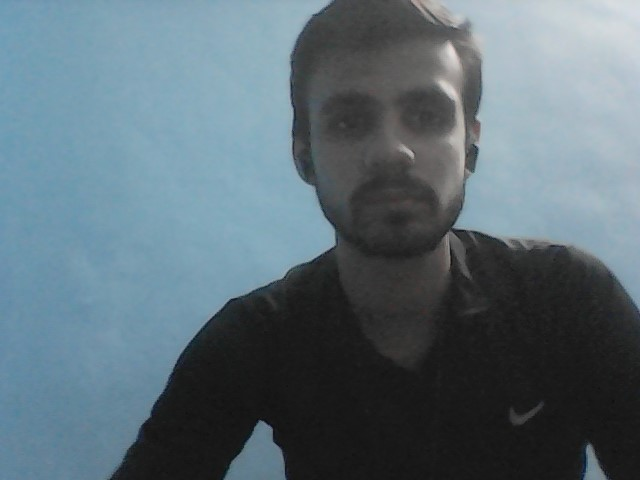
#> input picture Employee.jpg, 640 x 480 px
$ python -i host.py   (imports and definitions only)
#> lines starting #> are read from the running program, lines starting #| are printed output that depends on the picture; after the words box and inside, x2 and y2 are one past the last pixel; in counts of white or black regions, pixels touching at a corner belong together
#> further down, picture is the input picture: shape (480, 640, 3); mean B, G, R 118.5, 109.6, 92.6
import cv2
import streamlit as st
import datetime

# Load the cascade classifier for face detection
face_cascade = cv2.CascadeClassifier('haarcascade_frontalface_default.xml')

# [1 line not run here, left out]

def recognize_faces(image):
    gray = cv2.cvtColor(image, cv2.COLOR_BGR2GRAY)
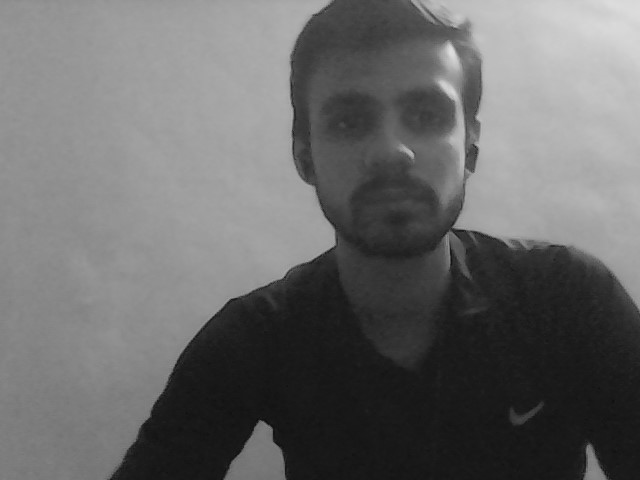
#> gray: shape (480, 640); min 8, max 223, mean 105.5
    faces = face_cascade.detectMultiScale(gray, scaleFactor=1.1, minNeighbors=5, minSize=(30, 30))
#> faces = [[288, 44, 196, 196]]

    for (x, y, w, h) in faces:
        cv2.rectangle(image, (x, y), (x+w, y+h), (0, 255, 0), 2)

        name = "Pranav Kumar"
        cv2.putText(image, f"Name: {name}", (x, y - 10), cv2.FONT_HERSHEY_SIMPLEX, 0.5, (0, 255, 0), 2)

        attendance = '''Photo Matched with dataset, attendance Marked
Your attendance till now is : 79.45% for the month October.
'''
        lines = attendance.split('\n')
        line_height = 20
        for i, line in enumerate(lines):
            cv2.putText(image, line, (x + 5, y + h + 20 + i * line_height), cv2.FONT_HERSHEY_SIMPLEX, 0.5, (0, 255, 0), 2)
#> this loop made 1 pass
#> (x, y, w, h, name, line_height) on pass 1: (288, 44, 196, 196, 'Pranav Kumar', 20)
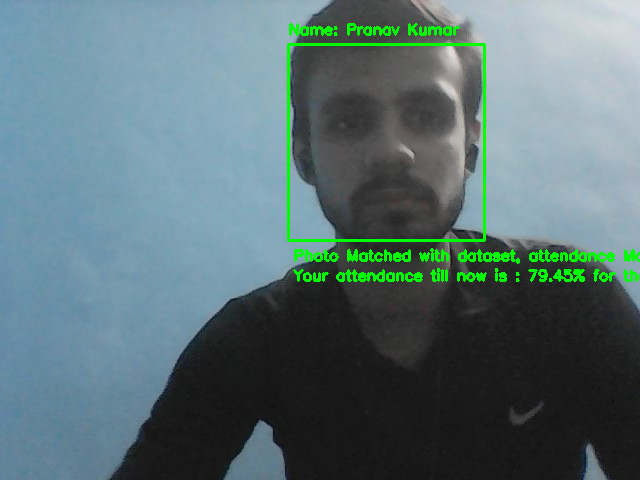
#> image: shape (480, 640, 3); 2.48% of pixels changed, all inside (x1, y1, x2, y2) = (287, 23, 640, 282)

    cv2.putText(image, "Attendance System", (image.shape[1] // 2 - 100, 30), cv2.FONT_HERSHEY_SIMPLEX, 1, (0, 255, 0), 2)
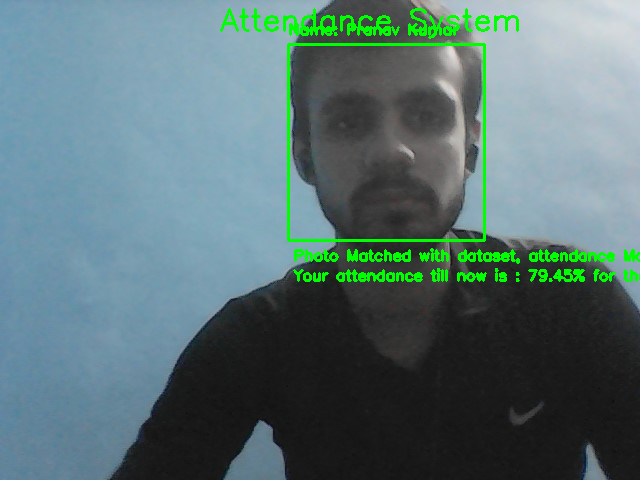
#> image: shape (480, 640, 3); 0.59% of pixels changed, all inside (x1, y1, x2, y2) = (220, 8, 519, 39)

    return image

# Capture video frames from the webcam
# [1 line not run here, left out]

# [1 line that did not run here, left out]
# [1 line not run here, left out]

# [1 line that did not run here, left out]

# [21 lines not run here, left out]

>>> import cv2
>>> picture = cv2.imread('Employee.jpg')
>>> result = recognize_faces(picture)

$ run again, on pranav.jpg
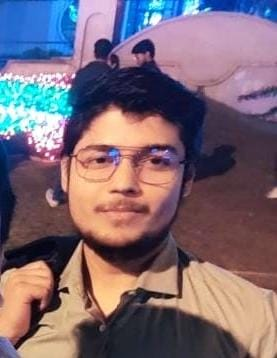
#> input picture pranav.jpg, 277 x 358 px
#> picture is the input picture: shape (358, 277, 3); mean B, G, R 115.8, 104.7, 123.1
#> in recognize_faces, `gray = cv2.cvtColor(image, cv2.COLOR_BGR2GRAY)`:
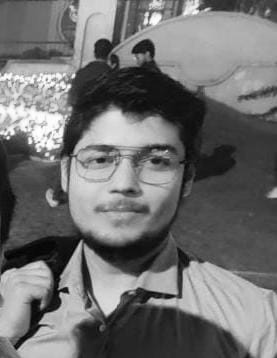
#> gray: shape (358, 277); min 2, max 255, mean 111.5
#> faces = [[60, 109, 129, 129]]
#> the loop in recognize_faces, `for (x, y, w, h) in faces:` made 1 pass
#> (x, y, w, h, name, line_height) on pass 1: (60, 109, 129, 129, 'Pranav Kumar', 20)
#> in recognize_faces, `cv2.putText(image, "Attendance System", (image.shape[1] // 2 - 100, 30..`:
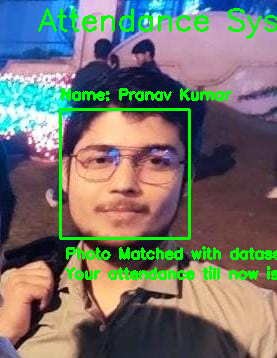
#> image: shape (358, 277, 3); mean B, G, R 108, 115.8, 115.7
